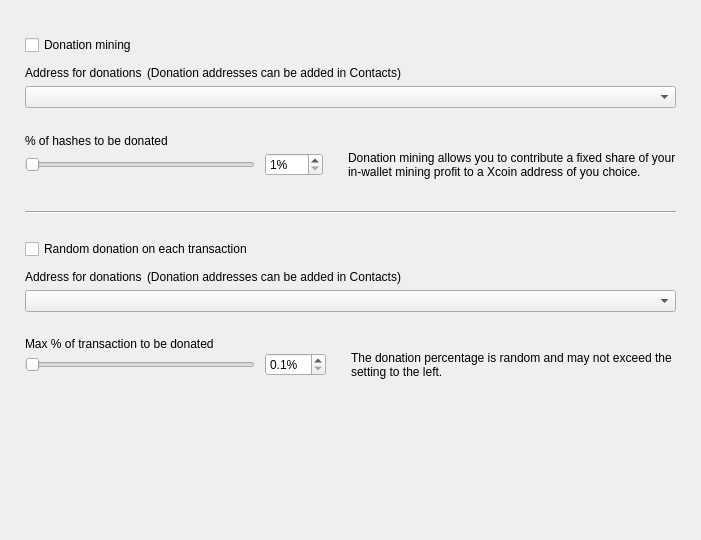
<?xml version="1.0" encoding="UTF-8"?>
<ui version="4.0">
 <class>DonationOptionsFrame</class>
 <widget class="QFrame" name="DonationOptionsFrame">
  <property name="geometry">
   <rect>
    <x>0</x>
    <y>0</y>
    <width>701</width>
    <height>540</height>
   </rect>
  </property>
  <property name="windowTitle">
   <string>Frame</string>
  </property>
  <property name="frameShape">
   <enum>QFrame::NoFrame</enum>
  </property>
  <property name="frameShadow">
   <enum>QFrame::Raised</enum>
  </property>
  <layout class="QVBoxLayout" name="verticalLayout">
   <property name="spacing">
    <number>10</number>
   </property>
   <property name="leftMargin">
    <number>25</number>
   </property>
   <property name="topMargin">
    <number>35</number>
   </property>
   <property name="rightMargin">
    <number>25</number>
   </property>
   <property name="bottomMargin">
    <number>0</number>
   </property>
   <item>
    <widget class="QCheckBox" name="m_enableDonationMiningCheck">
     <property name="text">
      <string>Donation mining</string>
     </property>
    </widget>
   </item>
   <item>
    <widget class="QFrame" name="m_donationMiningFrame">
     <property name="frameShape">
      <enum>QFrame::NoFrame</enum>
     </property>
     <property name="frameShadow">
      <enum>QFrame::Raised</enum>
     </property>
     <layout class="QGridLayout" name="gridLayout" columnstretch="1,0,0,1">
      <property name="leftMargin">
       <number>0</number>
      </property>
      <property name="topMargin">
       <number>0</number>
      </property>
      <property name="rightMargin">
       <number>0</number>
      </property>
      <property name="bottomMargin">
       <number>0</number>
      </property>
      <property name="horizontalSpacing">
       <number>10</number>
      </property>
      <property name="verticalSpacing">
       <number>0</number>
      </property>
      <item row="2" column="0" colspan="4">
       <widget class="QComboBox" name="m_donationMiningAddressCombo"/>
      </item>
      <item row="3" column="0" colspan="4">
       <spacer name="verticalSpacer_2">
        <property name="orientation">
         <enum>Qt::Vertical</enum>
        </property>
        <property name="sizeType">
         <enum>QSizePolicy::Fixed</enum>
        </property>
        <property name="sizeHint" stdset="0">
         <size>
          <width>20</width>
          <height>25</height>
         </size>
        </property>
       </spacer>
      </item>
      <item row="4" column="0" colspan="4">
       <widget class="WalletGui::WalletNormalBlackTextLabel" name="label_2">
        <property name="minimumSize">
         <size>
          <width>0</width>
          <height>16</height>
         </size>
        </property>
        <property name="text">
         <string>% of hashes to be donated</string>
        </property>
        <property name="indent">
         <number>0</number>
        </property>
       </widget>
      </item>
      <item row="5" column="1">
       <widget class="QSpinBox" name="m_donationMiningAmountSpin">
        <property name="suffix">
         <string>%</string>
        </property>
        <property name="minimum">
         <number>1</number>
        </property>
        <property name="maximum">
         <number>100</number>
        </property>
       </widget>
      </item>
      <item row="5" column="0">
       <widget class="QSlider" name="m_donationMiningAmountSlider">
        <property name="maximumSize">
         <size>
          <width>230</width>
          <height>16777215</height>
         </size>
        </property>
        <property name="minimum">
         <number>1</number>
        </property>
        <property name="maximum">
         <number>100</number>
        </property>
        <property name="orientation">
         <enum>Qt::Horizontal</enum>
        </property>
       </widget>
      </item>
      <item row="5" column="2">
       <spacer name="horizontalSpacer">
        <property name="orientation">
         <enum>Qt::Horizontal</enum>
        </property>
        <property name="sizeType">
         <enum>QSizePolicy::Fixed</enum>
        </property>
        <property name="sizeHint" stdset="0">
         <size>
          <width>5</width>
          <height>20</height>
         </size>
        </property>
       </spacer>
      </item>
      <item row="5" column="3" alignment="Qt::AlignVCenter">
       <widget class="WalletGui::WalletSmallGrayTextLabel" name="m_donationMiningCommentLabel">
        <property name="minimumSize">
         <size>
          <width>0</width>
          <height>32</height>
         </size>
        </property>
        <property name="text">
         <string>Donation mining allows you to contribute a fixed share of your in-wallet mining profit to a Xcoin address of you choice.</string>
        </property>
        <property name="wordWrap">
         <bool>true</bool>
        </property>
        <property name="indent">
         <number>0</number>
        </property>
       </widget>
      </item>
      <item row="1" column="0" colspan="4">
       <spacer name="verticalSpacer_6">
        <property name="orientation">
         <enum>Qt::Vertical</enum>
        </property>
        <property name="sizeType">
         <enum>QSizePolicy::Fixed</enum>
        </property>
        <property name="sizeHint" stdset="0">
         <size>
          <width>20</width>
          <height>5</height>
         </size>
        </property>
       </spacer>
      </item>
      <item row="0" column="0" colspan="4">
       <layout class="QHBoxLayout" name="horizontalLayout" stretch="0,1">
        <property name="spacing">
         <number>5</number>
        </property>
        <property name="leftMargin">
         <number>0</number>
        </property>
        <item>
         <widget class="WalletGui::WalletNormalBlackTextLabel" name="label">
          <property name="minimumSize">
           <size>
            <width>0</width>
            <height>16</height>
           </size>
          </property>
          <property name="text">
           <string>Address for donations</string>
          </property>
          <property name="indent">
           <number>0</number>
          </property>
         </widget>
        </item>
        <item>
         <widget class="WalletGui::WalletSmallGrayTextLabel" name="label_5">
          <property name="text">
           <string>(Donation addresses can be added in Contacts)</string>
          </property>
         </widget>
        </item>
       </layout>
      </item>
     </layout>
    </widget>
   </item>
   <item>
    <spacer name="verticalSpacer_3">
     <property name="orientation">
      <enum>Qt::Vertical</enum>
     </property>
     <property name="sizeType">
      <enum>QSizePolicy::Fixed</enum>
     </property>
     <property name="sizeHint" stdset="0">
      <size>
       <width>20</width>
       <height>20</height>
      </size>
     </property>
    </spacer>
   </item>
   <item>
    <widget class="Line" name="line">
     <property name="frameShadow">
      <enum>QFrame::Sunken</enum>
     </property>
     <property name="orientation">
      <enum>Qt::Horizontal</enum>
     </property>
    </widget>
   </item>
   <item>
    <spacer name="verticalSpacer_4">
     <property name="orientation">
      <enum>Qt::Vertical</enum>
     </property>
     <property name="sizeType">
      <enum>QSizePolicy::Fixed</enum>
     </property>
     <property name="sizeHint" stdset="0">
      <size>
       <width>20</width>
       <height>15</height>
      </size>
     </property>
    </spacer>
   </item>
   <item>
    <widget class="QCheckBox" name="m_enableDonationChangeCheck">
     <property name="text">
      <string>Random donation on each transaction</string>
     </property>
    </widget>
   </item>
   <item>
    <widget class="QFrame" name="m_donationChangeFrame">
     <property name="frameShape">
      <enum>QFrame::NoFrame</enum>
     </property>
     <property name="frameShadow">
      <enum>QFrame::Raised</enum>
     </property>
     <layout class="QGridLayout" name="gridLayout_2" columnstretch="1,0,0,1">
      <property name="leftMargin">
       <number>0</number>
      </property>
      <property name="topMargin">
       <number>0</number>
      </property>
      <property name="rightMargin">
       <number>0</number>
      </property>
      <property name="bottomMargin">
       <number>0</number>
      </property>
      <property name="horizontalSpacing">
       <number>10</number>
      </property>
      <property name="verticalSpacing">
       <number>0</number>
      </property>
      <item row="3" column="0" colspan="4">
       <spacer name="verticalSpacer_5">
        <property name="orientation">
         <enum>Qt::Vertical</enum>
        </property>
        <property name="sizeType">
         <enum>QSizePolicy::Fixed</enum>
        </property>
        <property name="sizeHint" stdset="0">
         <size>
          <width>20</width>
          <height>25</height>
         </size>
        </property>
       </spacer>
      </item>
      <item row="4" column="0" colspan="4">
       <widget class="WalletGui::WalletNormalBlackTextLabel" name="label_3">
        <property name="text">
         <string>Max % of transaction to be donated</string>
        </property>
        <property name="indent">
         <number>0</number>
        </property>
       </widget>
      </item>
      <item row="5" column="0">
       <widget class="QSlider" name="m_donationChangeAmountSlider">
        <property name="maximumSize">
         <size>
          <width>230</width>
          <height>16777215</height>
         </size>
        </property>
        <property name="minimum">
         <number>1</number>
        </property>
        <property name="maximum">
         <number>100</number>
        </property>
        <property name="orientation">
         <enum>Qt::Horizontal</enum>
        </property>
       </widget>
      </item>
      <item row="2" column="0" colspan="4">
       <widget class="QComboBox" name="m_donationChangeAddressCombo"/>
      </item>
      <item row="5" column="3" alignment="Qt::AlignVCenter">
       <widget class="WalletGui::WalletSmallGrayTextLabel" name="m_donationChangeCommentLabel">
        <property name="text">
         <string>The donation percentage is random and may not exceed the setting to the left.</string>
        </property>
        <property name="wordWrap">
         <bool>true</bool>
        </property>
        <property name="indent">
         <number>0</number>
        </property>
       </widget>
      </item>
      <item row="5" column="1">
       <widget class="QDoubleSpinBox" name="m_donationChangeAmountSpin">
        <property name="suffix">
         <string>%</string>
        </property>
        <property name="decimals">
         <number>1</number>
        </property>
        <property name="minimum">
         <double>0.100000000000000</double>
        </property>
        <property name="maximum">
         <double>10.000000000000000</double>
        </property>
        <property name="singleStep">
         <double>0.100000000000000</double>
        </property>
       </widget>
      </item>
      <item row="5" column="2">
       <spacer name="horizontalSpacer_2">
        <property name="orientation">
         <enum>Qt::Horizontal</enum>
        </property>
        <property name="sizeType">
         <enum>QSizePolicy::Fixed</enum>
        </property>
        <property name="sizeHint" stdset="0">
         <size>
          <width>5</width>
          <height>20</height>
         </size>
        </property>
       </spacer>
      </item>
      <item row="1" column="0" colspan="4">
       <spacer name="verticalSpacer_7">
        <property name="orientation">
         <enum>Qt::Vertical</enum>
        </property>
        <property name="sizeType">
         <enum>QSizePolicy::Fixed</enum>
        </property>
        <property name="sizeHint" stdset="0">
         <size>
          <width>20</width>
          <height>5</height>
         </size>
        </property>
       </spacer>
      </item>
      <item row="0" column="0" colspan="4">
       <layout class="QHBoxLayout" name="horizontalLayout_2" stretch="0,1">
        <property name="spacing">
         <number>5</number>
        </property>
        <property name="leftMargin">
         <number>0</number>
        </property>
        <item>
         <widget class="WalletGui::WalletNormalBlackTextLabel" name="label_4">
          <property name="minimumSize">
           <size>
            <width>0</width>
            <height>16</height>
           </size>
          </property>
          <property name="text">
           <string>Address for donations</string>
          </property>
          <property name="indent">
           <number>0</number>
          </property>
         </widget>
        </item>
        <item>
         <widget class="WalletGui::WalletSmallGrayTextLabel" name="label_6">
          <property name="text">
           <string>(Donation addresses can be added in Contacts)</string>
          </property>
         </widget>
        </item>
       </layout>
      </item>
     </layout>
    </widget>
   </item>
   <item>
    <spacer name="verticalSpacer">
     <property name="orientation">
      <enum>Qt::Vertical</enum>
     </property>
     <property name="sizeType">
      <enum>QSizePolicy::Expanding</enum>
     </property>
     <property name="sizeHint" stdset="0">
      <size>
       <width>20</width>
       <height>10</height>
      </size>
     </property>
    </spacer>
   </item>
  </layout>
 </widget>
 <customwidgets>
  <customwidget>
   <class>WalletGui::WalletSmallGrayTextLabel</class>
   <extends>QLabel</extends>
   <header>Gui/Common/WalletTextLabel.h</header>
  </customwidget>
  <customwidget>
   <class>WalletGui::WalletNormalBlackTextLabel</class>
   <extends>QLabel</extends>
   <header>Gui/Common/WalletTextLabel.h</header>
  </customwidget>
 </customwidgets>
 <resources/>
 <connections>
  <connection>
   <sender>m_enableDonationMiningCheck</sender>
   <signal>toggled(bool)</signal>
   <receiver>m_donationMiningFrame</receiver>
   <slot>setEnabled(bool)</slot>
   <hints>
    <hint type="sourcelabel">
     <x>353</x>
     <y>41</y>
    </hint>
    <hint type="destinationlabel">
     <x>350</x>
     <y>115</y>
    </hint>
   </hints>
  </connection>
  <connection>
   <sender>m_donationMiningAmountSlider</sender>
   <signal>valueChanged(int)</signal>
   <receiver>DonationOptionsFrame</receiver>
   <slot>donationMiningAmountChanged(int)</slot>
   <hints>
    <hint type="sourcelabel">
     <x>187</x>
     <y>155</y>
    </hint>
    <hint type="destinationlabel">
     <x>350</x>
     <y>269</y>
    </hint>
   </hints>
  </connection>
  <connection>
   <sender>m_donationMiningAmountSpin</sender>
   <signal>valueChanged(int)</signal>
   <receiver>DonationOptionsFrame</receiver>
   <slot>donationMiningAmountChanged(int)</slot>
   <hints>
    <hint type="sourcelabel">
     <x>391</x>
     <y>155</y>
    </hint>
    <hint type="destinationlabel">
     <x>350</x>
     <y>269</y>
    </hint>
   </hints>
  </connection>
  <connection>
   <sender>m_enableDonationChangeCheck</sender>
   <signal>toggled(bool)</signal>
   <receiver>m_donationChangeFrame</receiver>
   <slot>setEnabled(bool)</slot>
   <hints>
    <hint type="sourcelabel">
     <x>353</x>
     <y>237</y>
    </hint>
    <hint type="destinationlabel">
     <x>350</x>
     <y>328</y>
    </hint>
   </hints>
  </connection>
  <connection>
   <sender>m_donationChangeAmountSlider</sender>
   <signal>valueChanged(int)</signal>
   <receiver>DonationOptionsFrame</receiver>
   <slot>donationChangeAmountChanged(int)</slot>
   <hints>
    <hint type="sourcelabel">
     <x>187</x>
     <y>385</y>
    </hint>
    <hint type="destinationlabel">
     <x>350</x>
     <y>269</y>
    </hint>
   </hints>
  </connection>
  <connection>
   <sender>m_donationChangeAmountSpin</sender>
   <signal>valueChanged(double)</signal>
   <receiver>DonationOptionsFrame</receiver>
   <slot>donationChangeAmountChanged(double)</slot>
   <hints>
    <hint type="sourcelabel">
     <x>433</x>
     <y>353</y>
    </hint>
    <hint type="destinationlabel">
     <x>350</x>
     <y>269</y>
    </hint>
   </hints>
  </connection>
 </connections>
 <slots>
  <slot>donationMiningAmountChanged(int)</slot>
  <slot>donationChangeAmountChanged(int)</slot>
  <slot>donationChangeAmountChanged(double)</slot>
 </slots>
</ui>
